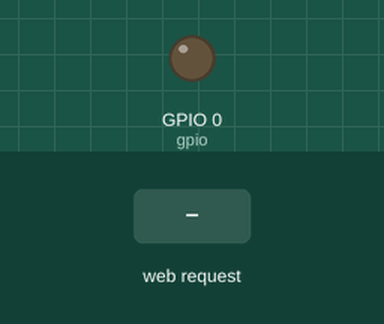
This sketch was run on a simulated ESP8266 (NodeMCU). On the bench: output pins drawn as LEDs (lit = HIGH). Inputs (shaded band) come from the test bench. WiFi joins after 1.5 s; servers stay silent unless stated; what the sketch prints to the serial monitor is not drawn.

Above: at 2.7 s.
2.8 s: HTTP request GET /gpio/1 received
At 3.6 s:
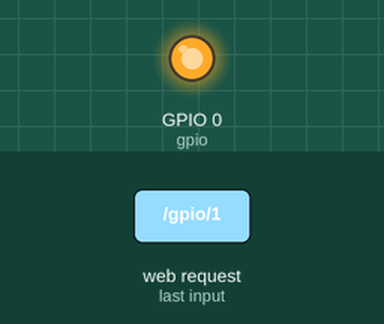
4.3 s: HTTP request GET / received
At 4.7 s:
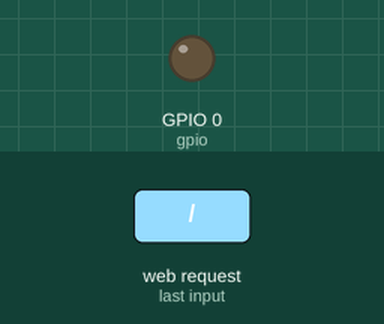
Timing chart, 0 to 7.3 s (numbered marks = the images above; inputs shaded):
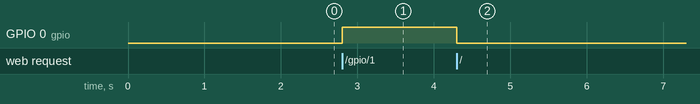

Measured:
- after the input at 2.8 s, GPIO 0 (gpio): LOW → HIGH at once
- after the input at 4.3 s, GPIO 0 (gpio): HIGH → LOW at once

The sketch:

IoT-Relay.ino
```cpp
#include <ESP8266WiFi.h>
#include <WiFiClient.h>
#include <ESP8266WebServer.h>
#include <ESP8266mDNS.h>

const char *ssid = "FRANCO ARBUROLA";
const char *password = "05022010";
const byte gpio = 0;

ESP8266WebServer server ( 80 );

void getPage(boolean turnON) {
  char temp[500];
  int sec = millis() / 1000;
  int min = sec / 60;
  int hr = min / 60;
  byte gpioChange = 0;
  byte gpioState = 0;

  if (turnON) {
    gpioState = 1;
  } else {
    gpioState = 0;
    gpioChange = 1;
  }
  digitalWrite(gpio, gpioState);

  snprintf ( temp, 500,
             "<html>\
  <head>\
    <title>ESP8266 Server</title>\
    <style>\
      body { background-color: #ebebeb; font-family: Arial, Helvetica, Sans-Serif; Color: #3b3b3b; }\
    </style>\
  </head>\
  <body>\
    <h1>IOT Relay</h1>\
    <p>Uptime: %02d:%02d:%02d</p>\
    <center><a href='/gpio/%d'><img src=\"/icon%d.svg\" /></a></center><br\>\
  </body>\
</html>",
             hr, min % 60, sec % 60, gpioChange, gpioState
           );
  server.send ( 200, "text/html", temp );
}

void handleRootOFF() {
  getPage(false);
}

void handleRootON() {
  getPage(true);
}

void handleNotFound() {
  String message = "File Not Found\n\n";
  message += "URI: ";
  message += server.uri();
  message += "\nMethod: ";
  message += ( server.method() == HTTP_GET ) ? "GET" : "POST";
  message += "\nArguments: ";
  message += server.args();
  message += "\n";
  for ( uint8_t i = 0; i < server.args(); i++ ) {
    message += " " + server.argName ( i ) + ": " + server.arg ( i ) + "\n";
  }
  server.send ( 404, "text/plain", message );
}

void drawIcon(boolean isOn) {
  String svg = "<svg xmlns=\"http://www.w3.org/2000/svg\" width=\"128\" height=\"128\" viewBox=\"-4 -4 36 36\" xml:space=\"preserve\"><path ";
  if (isOn) {
    svg += " fill=\"yellow\" stroke=\"gray\" ";
  } else {
    svg += " fill=\"gray\" stroke=\"black\" ";
  }
  svg += "stroke-width=\"1\" d=\"M14 12h-4v-12h4v12zm4.213-10.246l-1.213 1.599c2.984 1.732 5 4.955 5 8.647 0 5.514-4.486 10-10 10s-10-4.486-10-10c0-3.692 2.016-6.915 5-8.647l-1.213-1.599c-3.465 2.103-5.787 5.897-5.787 10.246 0 6.627 5.373 12 12 12s12-5.373 12-12c0-4.349-2.322-8.143-5.787-10.246z\"></path></svg>\n";
  server.send ( 200, "image/svg+xml", svg);
}

void drawIconON() {
  drawIcon(true);
}

void drawIconOFF() {
  drawIcon(false);
}

void setup ( void ) {
  pinMode(gpio, OUTPUT);
  digitalWrite(gpio, 0);

  Serial.begin ( 115200 );
  WiFi.begin ( ssid, password );
  Serial.println ( "" );

  // Wait for connection
  while ( WiFi.status() != WL_CONNECTED ) {
    delay ( 500 );
    Serial.print ( "." );
  }

  Serial.println ( "" );
  Serial.print ( "Connected to " );
  Serial.println ( ssid );
  Serial.print ( "IP address: " );
  Serial.println ( WiFi.localIP() );

  if ( MDNS.begin ( "esp8266" ) ) {
    Serial.println ( "MDNS responder started" );
  }
  server.on ( "/", handleRootOFF );
  server.on ( "/gpio/1", handleRootON );
  server.on ( "/gpio/0", handleRootOFF );
  server.on ( "/icon1.svg", drawIconON );
  server.on ( "/icon0.svg", drawIconOFF );
  server.on ( "/inline", []() {
    server.send ( 200, "text/plain", "this works as well" );
  } );
  server.onNotFound ( handleNotFound );
  server.begin();
  Serial.println ( "HTTP server started" );
}

void loop ( void ) {
  server.handleClient();
}
```
